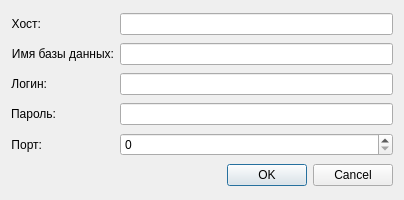
<?xml version="1.0" encoding="UTF-8"?>
<ui version="4.0">
 <class>DbData</class>
 <widget class="QDialog" name="DbData">
  <property name="geometry">
   <rect>
    <x>0</x>
    <y>0</y>
    <width>404</width>
    <height>200</height>
   </rect>
  </property>
  <property name="windowTitle">
   <string>Данные для подключения к БД</string>
  </property>
  <property name="styleSheet">
   <string notr="true"/>
  </property>
  <layout class="QGridLayout" name="gridLayout">
   <item row="0" column="0">
    <widget class="QLabel" name="lb_host">
     <property name="sizePolicy">
      <sizepolicy hsizetype="Fixed" vsizetype="Minimum">
       <horstretch>35</horstretch>
       <verstretch>0</verstretch>
      </sizepolicy>
     </property>
     <property name="text">
      <string>Хост:</string>
     </property>
     <property name="alignment">
      <set>Qt::AlignRight|Qt::AlignTrailing|Qt::AlignVCenter</set>
     </property>
    </widget>
   </item>
   <item row="0" column="1">
    <widget class="QLineEdit" name="le_host">
     <property name="sizePolicy">
      <sizepolicy hsizetype="Minimum" vsizetype="Fixed">
       <horstretch>0</horstretch>
       <verstretch>0</verstretch>
      </sizepolicy>
     </property>
    </widget>
   </item>
   <item row="1" column="0">
    <widget class="QLabel" name="lb_dbName">
     <property name="sizePolicy">
      <sizepolicy hsizetype="Maximum" vsizetype="Preferred">
       <horstretch>0</horstretch>
       <verstretch>0</verstretch>
      </sizepolicy>
     </property>
     <property name="text">
      <string>Имя базы данных:</string>
     </property>
     <property name="alignment">
      <set>Qt::AlignRight|Qt::AlignTrailing|Qt::AlignVCenter</set>
     </property>
    </widget>
   </item>
   <item row="1" column="1">
    <widget class="QLineEdit" name="le_dbName">
     <property name="sizePolicy">
      <sizepolicy hsizetype="Preferred" vsizetype="Fixed">
       <horstretch>0</horstretch>
       <verstretch>0</verstretch>
      </sizepolicy>
     </property>
    </widget>
   </item>
   <item row="2" column="0">
    <widget class="QLabel" name="lb_login">
     <property name="sizePolicy">
      <sizepolicy hsizetype="Maximum" vsizetype="Preferred">
       <horstretch>0</horstretch>
       <verstretch>0</verstretch>
      </sizepolicy>
     </property>
     <property name="text">
      <string>Логин:</string>
     </property>
     <property name="alignment">
      <set>Qt::AlignRight|Qt::AlignTrailing|Qt::AlignVCenter</set>
     </property>
    </widget>
   </item>
   <item row="2" column="1">
    <widget class="QLineEdit" name="le_login">
     <property name="sizePolicy">
      <sizepolicy hsizetype="Preferred" vsizetype="Fixed">
       <horstretch>0</horstretch>
       <verstretch>0</verstretch>
      </sizepolicy>
     </property>
    </widget>
   </item>
   <item row="3" column="0">
    <widget class="QLabel" name="lb_pass">
     <property name="sizePolicy">
      <sizepolicy hsizetype="Maximum" vsizetype="Preferred">
       <horstretch>0</horstretch>
       <verstretch>0</verstretch>
      </sizepolicy>
     </property>
     <property name="text">
      <string>Пароль:</string>
     </property>
     <property name="alignment">
      <set>Qt::AlignRight|Qt::AlignTrailing|Qt::AlignVCenter</set>
     </property>
    </widget>
   </item>
   <item row="3" column="1">
    <widget class="QLineEdit" name="le_pass">
     <property name="sizePolicy">
      <sizepolicy hsizetype="Preferred" vsizetype="Fixed">
       <horstretch>0</horstretch>
       <verstretch>0</verstretch>
      </sizepolicy>
     </property>
    </widget>
   </item>
   <item row="4" column="0">
    <widget class="QLabel" name="lb_port">
     <property name="sizePolicy">
      <sizepolicy hsizetype="Maximum" vsizetype="Preferred">
       <horstretch>0</horstretch>
       <verstretch>0</verstretch>
      </sizepolicy>
     </property>
     <property name="text">
      <string>Порт:</string>
     </property>
     <property name="alignment">
      <set>Qt::AlignRight|Qt::AlignTrailing|Qt::AlignVCenter</set>
     </property>
    </widget>
   </item>
   <item row="4" column="1">
    <widget class="QSpinBox" name="spB_port">
     <property name="sizePolicy">
      <sizepolicy hsizetype="Preferred" vsizetype="Fixed">
       <horstretch>0</horstretch>
       <verstretch>0</verstretch>
      </sizepolicy>
     </property>
     <property name="maximum">
      <number>65535</number>
     </property>
    </widget>
   </item>
   <item row="5" column="0" colspan="2">
    <widget class="QDialogButtonBox" name="buttonBox">
     <property name="styleSheet">
      <string notr="true"/>
     </property>
     <property name="orientation">
      <enum>Qt::Horizontal</enum>
     </property>
     <property name="standardButtons">
      <set>QDialogButtonBox::Cancel|QDialogButtonBox::Ok</set>
     </property>
    </widget>
   </item>
  </layout>
 </widget>
 <resources/>
 <connections>
  <connection>
   <sender>buttonBox</sender>
   <signal>accepted()</signal>
   <receiver>DbData</receiver>
   <slot>accept()</slot>
   <hints>
    <hint type="sourcelabel">
     <x>257</x>
     <y>184</y>
    </hint>
    <hint type="destinationlabel">
     <x>157</x>
     <y>274</y>
    </hint>
   </hints>
  </connection>
  <connection>
   <sender>buttonBox</sender>
   <signal>rejected()</signal>
   <receiver>DbData</receiver>
   <slot>reject()</slot>
   <hints>
    <hint type="sourcelabel">
     <x>325</x>
     <y>184</y>
    </hint>
    <hint type="destinationlabel">
     <x>286</x>
     <y>274</y>
    </hint>
   </hints>
  </connection>
 </connections>
</ui>
